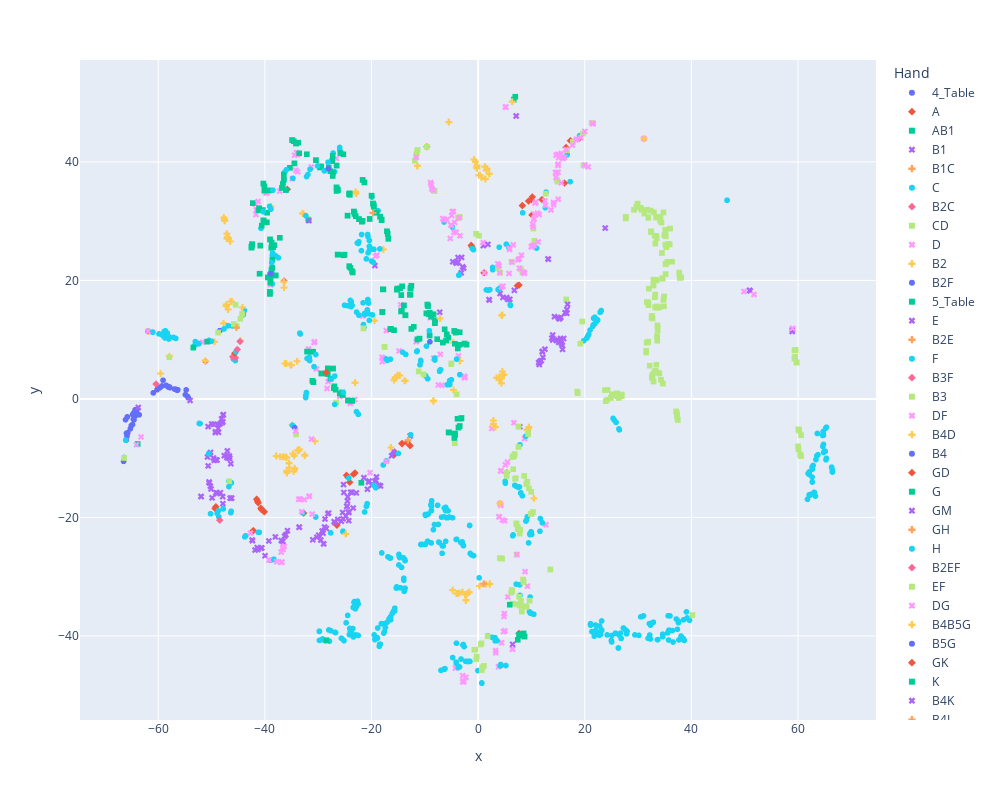

Here is the notebook cell this chart was saved with:
### Code cell
# Visualize t-SNE using Plotly
fig = px.scatter(rvat_tsne_df, x="x", y="y", color="Hand", symbol="Hand")
fig.update_traces(textposition='top center')

# Increase the size of the figure
fig.update_layout(height=800, width=1000)

# Save the Plotly visualization as an HTML page
fig.write_html("RVAT_008_plotly_rtnse.html")

# Display the Plotly visualization
fig.show()

### Figure 1 — Plotly figure (JSON) as saved in the notebook; plotly's stock layout.template omitted (floating-point values rounded to 4 significant figures; data arrays with more than 128 entries replaced by an {"elided": "..."} marker saying what was removed)
{"data": [{"hovertemplate": "Hand=4_Table<br>x=%{x}<br>y=%{y}<extra></extra>", "legendgroup": "4_Table", "marker": {"color": "#636efa", "symbol": "circle"}, "mode": "markers", "name": "4_Table", "showlegend": true, "textposition": "top center", "type": "scattergl", "x": [-66.51, -54.37, -59.11, -54.51, -65.96, -59.3, -65.82, -58.1, -66.14, -57.9, -58.52, -54.92, -60.93, -60.14, -64.83, -56.95, -64.14, -65.23, -54.77, -59.73, -57.81, -65.87, -64.01, -64.83, -66.0, -64.56, -64.65, -64.26, -64.34, -64.67, -56.34, -60.23, -65.81, -65.08, -58.36, -56.45, -56.79, -65.7, -63.59], "xaxis": "x", "y": [-10.54, 0.1899, 3.149, 0.4129, -5.792, 2.181, -3.036, 1.992, -3.52, 2.019, 2.277, 0.7076, 1.017, 1.743, -2.653, 1.661, -1.95, -5.029, 1.512, 1.866, 1.902, -6.277, -1.84, -4.329, -6.95, -3.53, -2.416, -2.835, -1.85, -3.438, 1.543, 1.533, -5.792, -4.517, 2.177, 1.452, 1.646, -5.684, -2.677], "yaxis": "y"}, {"hovertemplate": "Hand=A<br>x=%{x}<br>y=%{y}<extra></extra>", "legendgroup": "A", "marker": {"color": "#EF553B", "symbol": "diamond"}, "mode": "markers", "name": "A", "showlegend": true, "textposition": "top center", "type": "scattergl", "x": [11.97, -41.54, -41.4, -49.35, -23.37, -41.26, -40.19, -42.17, -15.74, -40.74, -40.13, -26.49, -24.1, -13.33, -12.76, -40.64, -15.58, -14.24, 10.09, -24.69, 1.097, 9.99, 16.49, -14.33, 7.356, 10.16, 18.95, -32.74, -1.149, 7.672, 16.21, -1.295, 8.286, 9.452, -49.2, -23.1, 8.303, 17.3, -24.41], "xaxis": "x", "y": [33.64, -16.92, -17.24, -18.48, -12.72, -17.53, -18.97, -22.22, -9.433, -18.44, -19.07, -21.32, -14.07, -7.366, -7.894, -18.67, -9.06, -7.551, 31.05, -12.89, 21.28, 33.65, 42.44, -7.541, 19.1, 34.09, 43.97, -19.27, 25.65, 19.21, 36.43, 25.93, 32.64, 33.39, -18.2, -12.5, 32.63, 43.58, -13.27], "yaxis": "y"}, {"hovertemplate": "Hand=AB1<br>x=%{x}<br>y=%{y}<extra></extra>", "legendgroup": "AB1", "marker": {"color": "#00cc96", "symbol": "square"}, "mode": "markers", "name": "AB1", "showlegend": true, "textposition": "top center", "type": "scattergl", "x": [-21.9], "xaxis": "x", "y": [-14.16], "yaxis": "y"}, {"hovertemplate": "Hand=B1<br>x=%{x}<br>y=%{y}<extra></extra>", "legendgroup": "B1", "marker": {"color": "#ab63fa", "symbol": "x"}, "mode": "markers", "name": "B1", "showlegend": true, "textposition": "top center", "type": "scattergl", "x": {"elided": "138 float values"}, "xaxis": "x", "y": {"elided": "138 float values"}, "yaxis": "y"}, {"hovertemplate": "Hand=B1C<br>x=%{x}<br>y=%{y}<extra></extra>", "legendgroup": "B1C", "marker": {"color": "#FFA15A", "symbol": "cross"}, "mode": "markers", "name": "B1C", "showlegend": true, "textposition": "top center", "type": "scattergl", "x": [-13.18], "xaxis": "x", "y": [-6.992], "yaxis": "y"}, {"hovertemplate": "Hand=C<br>x=%{x}<br>y=%{y}<extra></extra>", "legendgroup": "C", "marker": {"color": "#19d3f3", "symbol": "circle"}, "mode": "markers", "name": "C", "showlegend": true, "textposition": "top center", "type": "scattergl", "x": [-52.31, -50.19, -21.29, 8.354, -52.16, -66.1, -14.96, -25.34, -50.55, -24.25, 17.27, 10.96, -41.25, -43.6, -20.82, -27.66, -41.06, -46.78, -0.8786, -32.98, -48.96, -19.57, -19.21, -46.39, -48.64, -12.65, 6.066, -20.96, -48.75, 6.007, -25.35, -30.47, -47.83, -46.33, 46.69, 46.69, 5.284, 1.909, 3.736, -43.77, -38.32, 2.196, 4.021, -38.7, -1.114, -3.624, 5.734, -46.74, -8.585, -17.8, -3.539, -38.95, -46.28, 1.542, -17.19, 2.729, 19.03, 12.59, -4.824, 3.955, 16.68, 19.78, -6.388, 2.711, 12.74, -45.9, -45.53], "xaxis": "x", "y": [-4.141, -19.38, -19.08, 31.41, -4.169, -6.964, -9.202, -22.33, -9.231, -13.35, 36.66, 25.45, -22.52, -23.1, -17.69, -22.61, -22.51, -13.87, 25.19, -19.23, -19.32, -14.57, -15.0, -19.2, -19.9, -6.053, 15.77, -18.12, -18.91, 15.89, -22.41, -19.94, -18.57, -18.96, 33.52, 33.52, 26.11, 18.34, 18.46, -23.28, -27.06, 18.44, 18.65, -27.15, 25.38, 20.87, 25.61, -14.81, 35.41, -11.15, 20.95, -27.24, -14.16, 18.39, -10.44, 21.81, 44.44, 32.27, 29.0, 25.61, 41.2, 39.4, 29.85, 22.18, 34.9, 6.733, 6.474], "yaxis": "y"}, {"hovertemplate": "Hand=B2C<br>x=%{x}<br>y=%{y}<extra></extra>", "legendgroup": "B2C", "marker": {"color": "#FF6692", "symbol": "diamond"}, "mode": "markers", "name": "B2C", "showlegend": true, "textposition": "top center", "type": "scattergl", "x": [-60.43, -46.03, -51.17, -45.53, -48.47], "xaxis": "x", "y": [2.511, 7.119, 6.344, 6.936, -20.47], "yaxis": "y"}, {"hovertemplate": "Hand=CD<br>x=%{x}<br>y=%{y}<extra></extra>", "legendgroup": "CD", "marker": {"color": "#B6E880", "symbol": "square"}, "mode": "markers", "name": "CD", "showlegend": true, "textposition": "top center", "type": "scattergl", "x": [-46.68, 14.9, 8.301, 21.31, 19.64, 8.03, 21.57, 17.77, 10.37, 6.283, 3.728, -0.3749, 0.1451, 10.54, -8.19, -3.44, 14.77, 19.78, -3.768, 12.68, 16.67, 4.11], "xaxis": "x", "y": [-13.9, 36.69, 21.33, 46.57, 44.76, 21.88, 46.51, 43.36, 28.76, 23.13, 22.08, 27.88, 27.53, 26.7, 35.09, 30.72, 37.01, 39.43, 30.54, 34.64, 41.97, 21.3], "yaxis": "y"}, {"hovertemplate": "Hand=D<br>x=%{x}<br>y=%{y}<extra></extra>", "legendgroup": "D", "marker": {"color": "#FF97FF", "symbol": "x"}, "mode": "markers", "name": "D", "showlegend": true, "textposition": "top center", "type": "scattergl", "x": {"elided": "185 float values"}, "xaxis": "x", "y": {"elided": "185 float values"}, "yaxis": "y"}, {"hovertemplate": "Hand=B2<br>x=%{x}<br>y=%{y}<extra></extra>", "legendgroup": "B2", "marker": {"color": "#FECB52", "symbol": "cross"}, "mode": "markers", "name": "B2", "showlegend": true, "textposition": "top center", "type": "scattergl", "x": [4.535, -35.88, -37.88, 4.413, -16.37, -34.62, -47.21, 3.978, -24.82, -34.44, -37.12, 2.876, 3.987, -0.7795, -11.42, 2.869, 2.089, -32.51, -34.74, 2.857, 1.568, -34.39, -47.32, 3.463, 1.666, -32.54, -46.89, 4.558, 4.865, -35.93, -36.61, -0.2917, 0.1386, -11.39, -33.83, 4.418, -30.6, -35.45, -46.24, 1.561, -0.1882, -33.64, -33.52, 4.379, 1.262, -34.5, -36.16, 1.356, 4.733, -47.75, -47.21, -0.5282, -0.2325, -35.44, -33.79, 0.6212, 0.3222, -35.5, -46.42, 4.383, 3.24, -35.95, 2.167, -22.98, 2.145, -15.76, -8.364, -2.963, 1.466, -8.4, -4.777, -2.014, 0.2264, -13.68, -13.79, -1.662, 2.191, -15.58, 6.901, -14.7, -3.558, -2.434, -15.55, -15.11, -3.9, -4.023, -22.89, -3.434, -2.311, -8.38, -17.78, -19.42, -2.273, 6.106, -4.639, 9.532, 9.124, 9.401, 10.45, -38.83, -61.81, -57.92, -51.19, -32.94, -32.82, -44.58, -49.43, -34.89], "xaxis": "x", "y": [14.16, -12.5, -9.629, 14.09, -8.199, -12.23, 15.7, 3.51, -22.78, -11.71, -9.763, -4.227, 3.306, 40.39, 39.34, -4.294, 37.99, -9.593, -9.266, -3.645, 38.62, -11.92, 15.72, 3.568, 38.86, -9.441, 15.09, 4.627, 4.124, -9.907, -9.776, 39.12, 37.75, 39.31, -8.641, 4.107, -7.145, -10.85, 16.46, 38.57, 39.39, -8.705, -8.522, 2.638, 39.2, -9.612, -9.794, 37.12, 4.074, 12.77, 15.92, 40.04, 38.92, -11.63, -8.749, 37.38, 37.77, -10.84, 16.43, 3.469, -4.747, -12.18, -31.23, 34.96, -31.24, 3.151, -0.2919, -32.62, -31.28, -0.3849, -32.29, -32.81, -31.59, 3.065, 3.062, -32.63, -31.25, 3.479, 50.89, 3.952, -32.79, -33.02, 3.648, 4.014, -32.84, -32.89, 34.65, 6.403, -34.01, -0.3031, 25.24, 13.2, -33.95, -34.66, 1.515, -4.761, -5.222, -5.053, -16.78, 32.48, 11.38, 7.183, 6.427, 31.33, 31.26, 9.84, 9.635, -4.433], "yaxis": "y"}, {"hovertemplate": "Hand=B2F<br>x=%{x}<br>y=%{y}<extra></extra>", "legendgroup": "B2F", "marker": {"color": "#636efa", "symbol": "circle"}, "mode": "markers", "name": "B2F", "showlegend": true, "textposition": "top center", "type": "scattergl", "x": [-48.46], "xaxis": "x", "y": [11.53], "yaxis": "y"}, {"hovertemplate": "Hand=5_Table<br>x=%{x}<br>y=%{y}<extra></extra>", "legendgroup": "5_Table", "marker": {"color": "#00cc96", "symbol": "square"}, "mode": "markers", "name": "5_Table", "showlegend": true, "textposition": "top center", "type": "scattergl", "x": [-63.86, -40.29, 6.675, 6.963], "xaxis": "x", "y": [-7.617, 36.34, 50.51, 51.0], "yaxis": "y"}, {"hovertemplate": "Hand=E<br>x=%{x}<br>y=%{y}<extra></extra>", "legendgroup": "E", "marker": {"color": "#ab63fa", "symbol": "x"}, "mode": "markers", "name": "E", "showlegend": true, "textposition": "top center", "type": "scattergl", "x": [-19.37], "xaxis": "x", "y": [22.5], "yaxis": "y"}, {"hovertemplate": "Hand=B2E<br>x=%{x}<br>y=%{y}<extra></extra>", "legendgroup": "B2E", "marker": {"color": "#FFA15A", "symbol": "cross"}, "mode": "markers", "name": "B2E", "showlegend": true, "textposition": "top center", "type": "scattergl", "x": [1.045], "xaxis": "x", "y": [-31.2], "yaxis": "y"}, {"hovertemplate": "Hand=F<br>x=%{x}<br>y=%{y}<extra></extra>", "legendgroup": "F", "marker": {"color": "#19d3f3", "symbol": "circle"}, "mode": "markers", "name": "F", "showlegend": true, "textposition": "top center", "type": "scattergl", "x": {"elided": "171 float values"}, "xaxis": "x", "y": {"elided": "171 float values"}, "yaxis": "y"}, {"hovertemplate": "Hand=B3F<br>x=%{x}<br>y=%{y}<extra></extra>", "legendgroup": "B3F", "marker": {"color": "#FF6692", "symbol": "diamond"}, "mode": "markers", "name": "B3F", "showlegend": true, "textposition": "top center", "type": "scattergl", "x": [-36.4, 5.363, -9.632], "xaxis": "x", "y": [19.92, -12.44, 42.56], "yaxis": "y"}, {"hovertemplate": "Hand=B3<br>x=%{x}<br>y=%{y}<extra></extra>", "legendgroup": "B3", "marker": {"color": "#B6E880", "symbol": "square"}, "mode": "markers", "name": "B3", "showlegend": true, "textposition": "top center", "type": "scattergl", "x": [6.408, 7.148, 6.567, -0.7232, -0.5084, 8.02, 7.442, -5.02, -4.366, 6.6, 7.689, -4.032, -5.046, 1.777, 7.611, -11.15, 0.7896, 6.332, 7.801, -17.55, 0.6893, 8.205, 6.926, -17.55, 1.075, 10.28, 7.91, -10.24, 8.433, 9.942, 7.424, 0.4717, -0.358, 9.85, 7.055, 0.6104, -21.51, 9.024, 9.201, 9.657, 8.521, 9.523, 9.226, 9.081, -0.2645, 10.01, 8.631, 8.79, 7.834, 7.576, 6.84, 7.181, 7.391, 9.372, 6.77, -26.63, 16.51, -4.026, 5.333, 6.656, 9.414, 6.186, 5.362, 6.434, -45.3, -31.94, -44.62, -44.28, -45.82, -11.5], "xaxis": "x", "y": [-32.47, -21.15, -11.86, -42.35, -42.33, -34.07, -21.6, 5.977, -7.487, -34.57, -33.39, 0.7856, 5.863, -40.06, -22.01, 4.648, -45.32, -32.24, -22.73, 8.748, -45.77, -35.89, -13.48, 8.815, -45.07, -19.09, -22.13, 4.158, -30.5, -15.69, -22.02, -41.44, -43.95, -19.4, -13.37, -41.25, 11.89, -14.38, -13.99, -34.05, -30.9, -15.08, -14.0, -35.09, -43.49, -19.43, -12.99, -35.0, -34.91, -8.106, -9.307, -21.01, -34.67, -5.738, -9.587, -0.6105, 16.79, 0.7896, -12.46, -9.636, -5.951, -32.71, -13.02, -9.804, 12.29, 30.38, 13.53, 14.34, 12.63, 41.6], "yaxis": "y"}, {"hovertemplate": "Hand=DF<br>x=%{x}<br>y=%{y}<extra></extra>", "legendgroup": "DF", "marker": {"color": "#FF97FF", "symbol": "x"}, "mode": "markers", "name": "DF", "showlegend": true, "textposition": "top center", "type": "scattergl", "x": [-11.62, -61.94, -30.32, -41.6], "xaxis": "x", "y": [9.651, 11.43, 5.044, 31.91], "yaxis": "y"}, {"hovertemplate": "Hand=B4D<br>x=%{x}<br>y=%{y}<extra></extra>", "legendgroup": "B4D", "marker": {"color": "#FECB52", "symbol": "cross"}, "mode": "markers", "name": "B4D", "showlegend": true, "textposition": "top center", "type": "scattergl", "x": [-4.63, 4.065, -36.48], "xaxis": "x", "y": [9.517, -17.63, 19.78], "yaxis": "y"}, {"hovertemplate": "Hand=B4<br>x=%{x}<br>y=%{y}<extra></extra>", "legendgroup": "B4", "marker": {"color": "#636efa", "symbol": "circle"}, "mode": "markers", "name": "B4", "showlegend": true, "textposition": "top center", "type": "scattergl", "x": [-9.05], "xaxis": "x", "y": [9.631], "yaxis": "y"}, {"hovertemplate": "Hand=GD<br>x=%{x}<br>y=%{y}<extra></extra>", "legendgroup": "GD", "marker": {"color": "#EF553B", "symbol": "diamond"}, "mode": "markers", "name": "GD", "showlegend": true, "textposition": "top center", "type": "scattergl", "x": [7.655], "xaxis": "x", "y": [-39.58], "yaxis": "y"}, {"hovertemplate": "Hand=G<br>x=%{x}<br>y=%{y}<extra></extra>", "legendgroup": "G", "marker": {"color": "#00cc96", "symbol": "square"}, "mode": "markers", "name": "G", "showlegend": true, "textposition": "top center", "type": "scattergl", "x": {"elided": "173 float values"}, "xaxis": "x", "y": {"elided": "173 float values"}, "yaxis": "y"}, {"hovertemplate": "Hand=GM<br>x=%{x}<br>y=%{y}<extra></extra>", "legendgroup": "GM", "marker": {"color": "#ab63fa", "symbol": "x"}, "mode": "markers", "name": "GM", "showlegend": true, "textposition": "top center", "type": "scattergl", "x": [6.464], "xaxis": "x", "y": [-41.42], "yaxis": "y"}, {"hovertemplate": "Hand=GH<br>x=%{x}<br>y=%{y}<extra></extra>", "legendgroup": "GH", "marker": {"color": "#FFA15A", "symbol": "cross"}, "mode": "markers", "name": "GH", "showlegend": true, "textposition": "top center", "type": "scattergl", "x": [-19.74], "xaxis": "x", "y": [31.4], "yaxis": "y"}, {"hovertemplate": "Hand=H<br>x=%{x}<br>y=%{y}<extra></extra>", "legendgroup": "H", "marker": {"color": "#19d3f3", "symbol": "circle"}, "mode": "markers", "name": "H", "showlegend": true, "textposition": "top center", "type": "scattergl", "x": [9.459, -6.972, -26.9], "xaxis": "x", "y": [-24.31, -45.83, -0.9291], "yaxis": "y"}, {"hovertemplate": "Hand=B2EF<br>x=%{x}<br>y=%{y}<extra></extra>", "legendgroup": "B2EF", "marker": {"color": "#FF6692", "symbol": "diamond"}, "mode": "markers", "name": "B2EF", "showlegend": true, "textposition": "top center", "type": "scattergl", "x": [-44.66], "xaxis": "x", "y": [9.697], "yaxis": "y"}, {"hovertemplate": "Hand=EF<br>x=%{x}<br>y=%{y}<extra></extra>", "legendgroup": "EF", "marker": {"color": "#B6E880", "symbol": "square"}, "mode": "markers", "name": "EF", "showlegend": true, "textposition": "top center", "type": "scattergl", "x": [-57.93], "xaxis": "x", "y": [7.027], "yaxis": "y"}, {"hovertemplate": "Hand=DG<br>x=%{x}<br>y=%{y}<extra></extra>", "legendgroup": "DG", "marker": {"color": "#FF97FF", "symbol": "x"}, "mode": "markers", "name": "DG", "showlegend": true, "textposition": "top center", "type": "scattergl", "x": [-64.08], "xaxis": "x", "y": [-7.725], "yaxis": "y"}, {"hovertemplate": "Hand=B4B5G<br>x=%{x}<br>y=%{y}<extra></extra>", "legendgroup": "B4B5G", "marker": {"color": "#FECB52", "symbol": "cross"}, "mode": "markers", "name": "B4B5G", "showlegend": true, "textposition": "top center", "type": "scattergl", "x": [-44.2], "xaxis": "x", "y": [15.45], "yaxis": "y"}, {"hovertemplate": "Hand=B5G<br>x=%{x}<br>y=%{y}<extra></extra>", "legendgroup": "B5G", "marker": {"color": "#636efa", "symbol": "circle"}, "mode": "markers", "name": "B5G", "showlegend": true, "textposition": "top center", "type": "scattergl", "x": [-34.39], "xaxis": "x", "y": [-4.881], "yaxis": "y"}, {"hovertemplate": "Hand=GK<br>x=%{x}<br>y=%{y}<extra></extra>", "legendgroup": "GK", "marker": {"color": "#EF553B", "symbol": "diamond"}, "mode": "markers", "name": "GK", "showlegend": true, "textposition": "top center", "type": "scattergl", "x": [-45.64, -35.8], "xaxis": "x", "y": [7.709, 35.38], "yaxis": "y"}, {"hovertemplate": "Hand=K<br>x=%{x}<br>y=%{y}<extra></extra>", "legendgroup": "K", "marker": {"color": "#00cc96", "symbol": "square"}, "mode": "markers", "name": "K", "showlegend": true, "textposition": "top center", "type": "scattergl", "x": [-31.81, -34.17, -42.51, -34.9, -36.06, -34.59, -42.42, -42.54, -30.43, -29.42, -40.97, -42.28, -40.09, -32.13, -40.99, -31.09, -33.76, -30.9, -40.1], "xaxis": "x", "y": [30.16, 43.1, 25.53, 43.69, 35.26, 43.49, 25.87, 25.67, 40.3, 4.289, 21.13, 33.04, 35.87, 41.3, 21.13, 3.06, 43.25, 2.833, 35.16], "yaxis": "y"}, {"hovertemplate": "Hand=B4K<br>x=%{x}<br>y=%{y}<extra></extra>", "legendgroup": "B4K", "marker": {"color": "#ab63fa", "symbol": "x"}, "mode": "markers", "name": "B4K", "showlegend": true, "textposition": "top center", "type": "scattergl", "x": [-31.75], "xaxis": "x", "y": [30.09], "yaxis": "y"}, {"hovertemplate": "Hand=B4L<br>x=%{x}<br>y=%{y}<extra></extra>", "legendgroup": "B4L", "marker": {"color": "#FFA15A", "symbol": "cross"}, "mode": "markers", "name": "B4L", "showlegend": true, "textposition": "top center", "type": "scattergl", "x": [-45.34], "xaxis": "x", "y": [12.02], "yaxis": "y"}, {"hovertemplate": "Hand=L<br>x=%{x}<br>y=%{y}<extra></extra>", "legendgroup": "L", "marker": {"color": "#19d3f3", "symbol": "circle"}, "mode": "markers", "name": "L", "showlegend": true, "textposition": "top center", "type": "scattergl", "x": {"elided": "284 float values"}, "xaxis": "x", "y": {"elided": "284 float values"}, "yaxis": "y"}, {"hovertemplate": "Hand=LM<br>x=%{x}<br>y=%{y}<extra></extra>", "legendgroup": "LM", "marker": {"color": "#FF6692", "symbol": "diamond"}, "mode": "markers", "name": "LM", "showlegend": true, "textposition": "top center", "type": "scattergl", "x": [-45.18, 26.14], "xaxis": "x", "y": [8.347, 0.2667], "yaxis": "y"}, {"hovertemplate": "Hand=M<br>x=%{x}<br>y=%{y}<extra></extra>", "legendgroup": "M", "marker": {"color": "#B6E880", "symbol": "square"}, "mode": "markers", "name": "M", "showlegend": true, "textposition": "top center", "type": "scattergl", "x": {"elided": "149 float values"}, "xaxis": "x", "y": {"elided": "149 float values"}, "yaxis": "y"}, {"hovertemplate": "Hand=B5M<br>x=%{x}<br>y=%{y}<extra></extra>", "legendgroup": "B5M", "marker": {"color": "#FF97FF", "symbol": "x"}, "mode": "markers", "name": "B5M", "showlegend": true, "textposition": "top center", "type": "scattergl", "x": [7.27, -11.61, -34.23, -31.26], "xaxis": "x", "y": [-26.26, 40.77, -5.426, -6.774], "yaxis": "y"}, {"hovertemplate": "Hand=7_Table<br>x=%{x}<br>y=%{y}<extra></extra>", "legendgroup": "7_Table", "marker": {"color": "#FECB52", "symbol": "cross"}, "mode": "markers", "name": "7_Table", "showlegend": true, "textposition": "top center", "type": "scattergl", "x": [6.387, -33.94, -5.5, -7.137, -47.13, -47.53, -23.09, -23.09, -59.57, -47.13, -35.21, -36.25, -46.84, -47.54, -35.01, -36.0, -47.06, -36.42, -5.502, -47.59, -46.51, -46.86, -47.7, -36.24, 31.09], "xaxis": "x", "y": [50.16, 6.354, 46.72, 13.57, 27.07, 30.05, 2.727, 2.732, 4.283, 27.88, 5.722, 5.987, 27.01, 30.16, 5.719, 5.946, 27.33, 18.78, 46.72, 30.29, 26.58, 27.19, 30.63, 5.99, 43.92], "yaxis": "y"}, {"hovertemplate": "Hand=GI<br>x=%{x}<br>y=%{y}<extra></extra>", "legendgroup": "GI", "marker": {"color": "#636efa", "symbol": "circle"}, "mode": "markers", "name": "GI", "showlegend": true, "textposition": "top center", "type": "scattergl", "x": [-28.1, -38.92], "xaxis": "x", "y": [38.86, 21.13], "yaxis": "y"}, {"hovertemplate": "Hand=I<br>x=%{x}<br>y=%{y}<extra></extra>", "legendgroup": "I", "marker": {"color": "#EF553B", "symbol": "diamond"}, "mode": "markers", "name": "I", "showlegend": true, "textposition": "top center", "type": "scattergl", "x": [-28.51], "xaxis": "x", "y": [4.482], "yaxis": "y"}, {"hovertemplate": "Hand=B5L<br>x=%{x}<br>y=%{y}<extra></extra>", "legendgroup": "B5L", "marker": {"color": "#00cc96", "symbol": "square"}, "mode": "markers", "name": "B5L", "showlegend": true, "textposition": "top center", "type": "scattergl", "x": [-28.47], "xaxis": "x", "y": [-40.73], "yaxis": "y"}, {"hovertemplate": "Hand=7A_Table<br>x=%{x}<br>y=%{y}<extra></extra>", "legendgroup": "7A_Table", "marker": {"color": "#ab63fa", "symbol": "x"}, "mode": "markers", "name": "7A_Table", "showlegend": true, "textposition": "top center", "type": "scattergl", "x": [13.98, 14.32, 15.32, 15.2, 12.07, 11.67, 11.47, 11.53, 11.38, 12.53, 15.5, 11.84, 12.15, 12.0, 16.62, 14.7, 15.51, 11.36, 15.79, 15.12, 15.63, 13.82, 23.84, 7.146, 15.83, 15.07, 16.04, 15.47, 16.31, 13.99, 16.65, 14.97, 16.78, -7.203], "xaxis": "x", "y": [10.79, 13.89, 13.57, 13.51, 8.029, 6.406, 5.791, 6.159, 6.152, 8.389, 9.642, 6.456, 7.017, 7.951, 14.44, 9.847, 13.76, 6.118, 9.015, 9.542, 9.326, 10.26, 28.83, 47.75, 8.36, 13.67, 10.2, 10.22, 14.54, 9.927, 15.08, 9.962, 15.96, 14.64], "yaxis": "y"}], "layout": {"height": 800, "legend": {"title": {"text": "Hand"}, "tracegroupgap": 0}, "margin": {"t": 60}, "width": 1000, "xaxis": {"anchor": "y", "autorange": true, "domain": [0, 1], "range": [-74.69, 74.64], "title": {"text": "x"}, "type": "linear"}, "yaxis": {"anchor": "x", "autorange": true, "domain": [0, 1], "range": [-54.2, 57.2], "title": {"text": "y"}, "type": "linear"}}}
